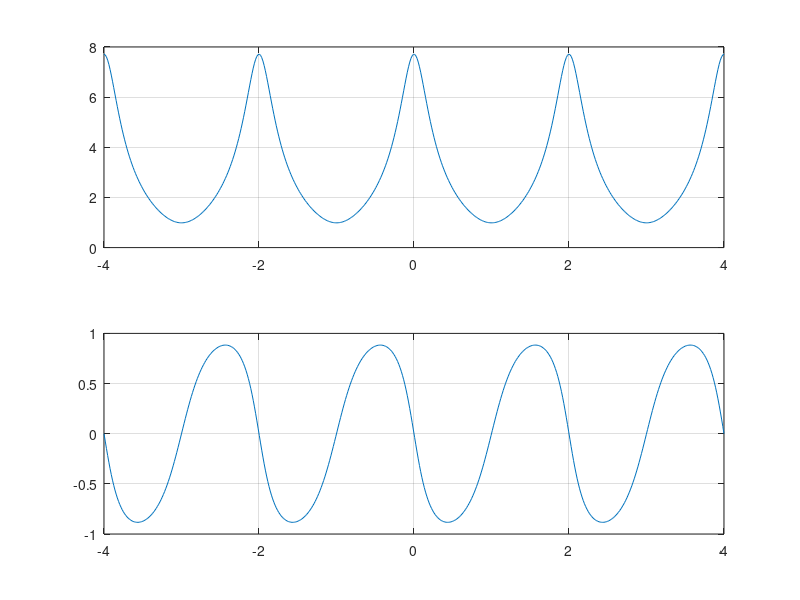

The MATLAB source for this figure:
clf;
clc;
w=-4*pi:8*pi/511:4*pi;
num=[2.5 0.97];
den=[1 -0.55];
x=freqz(num,den,w);
subplot(2,1,1);
plot(w/pi,real(x));
grid
subplot(2,1,2);
plot(w/pi,imag(x));
grid
pause
subplot(2,1,1);
plot(w/pi,abs(x));
grid
subplot(2,1,2);
plot(w/pi,angle(x));
grid